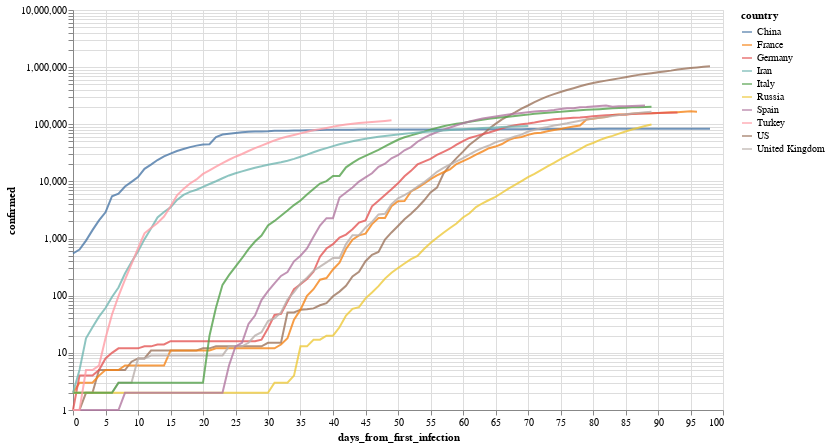

Here is the notebook cell this chart was saved with:
### Markdown cell above
Por ejemplo, evolución (interactiva!) de los paises con mas infectados

### Code cell
total_confirmed_by_country = global_df.groupby('country').confirmed.max().sort_values(ascending=False)
selected_countries = total_confirmed_by_country[total_confirmed_by_country > 1000].index

plot_df = global_df[
    (global_df.confirmed > 0) & 
    (global_df.country.isin(selected_countries[:10]))
].sort_values('date')

selection = alt.selection_multi(
    fields=['country'], 
    bind='legend', 
    init=[{'country': c} for c in selected_countries[:10]]
)


(
    alt.Chart(plot_df)
       .mark_line()
       .encode(
           x='days_from_first_infection', 
           y=alt.Y('confirmed', scale=alt.Scale(type='log')), 
           color='country',
           opacity=alt.condition(selection, alt.value(.8), alt.value(.05))
       ).add_selection(selection)
        .properties(width=650, height=400)
       
)

### Figure 1 — Vega-Lite specification as saved in the notebook (floating-point values rounded to 4 significant figures; data arrays with more than 128 entries replaced by an {"elided": "..."} marker saying what was removed)
{"config": {"view": {"continuousWidth": 400, "continuousHeight": 300}}, "data": {"name": "data-6a251c34481ab9719d3a9fd293b8b8ed"}, "mark": "line", "encoding": {"color": {"type": "nominal", "field": "country"}, "opacity": {"condition": {"value": 0.8, "selection": "selector001"}, "value": 0.05}, "x": {"type": "quantitative", "field": "days_from_first_infection"}, "y": {"type": "quantitative", "field": "confirmed", "scale": {"type": "log"}}}, "height": 400, "selection": {"selector001": {"type": "multi", "fields": ["country"], "bind": "legend", "init": [{"country": "US"}, {"country": "Spain"}, {"country": "Italy"}, {"country": "France"}, {"country": "United Kingdom"}, {"country": "Germany"}, {"country": "Turkey"}, {"country": "Russia"}, {"country": "Iran"}, {"country": "China"}]}}, "width": 650, "$schema": "https://vega.github.io/schema/vega-lite/v4.8.1.json", "datasets": {"data-6a251c34481ab9719d3a9fd293b8b8ed": {"elided": "869 records"}}}
